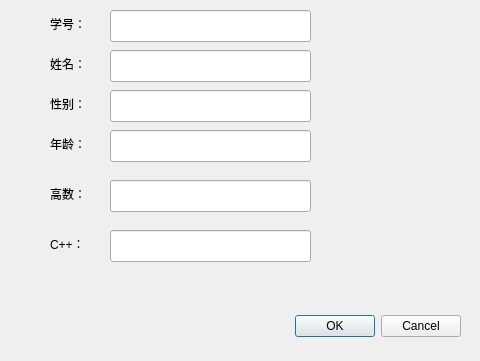
<?xml version="1.0" encoding="UTF-8"?>
<ui version="4.0">
 <class>addstu</class>
 <widget class="QDialog" name="addstu">
  <property name="geometry">
   <rect>
    <x>0</x>
    <y>0</y>
    <width>480</width>
    <height>361</height>
   </rect>
  </property>
  <property name="windowTitle">
   <string>增加学生数据</string>
  </property>
  <widget class="QDialogButtonBox" name="buttonBox">
   <property name="geometry">
    <rect>
     <x>120</x>
     <y>310</y>
     <width>341</width>
     <height>32</height>
    </rect>
   </property>
   <property name="orientation">
    <enum>Qt::Horizontal</enum>
   </property>
   <property name="standardButtons">
    <set>QDialogButtonBox::Cancel|QDialogButtonBox::Ok</set>
   </property>
  </widget>
  <widget class="QLabel" name="label">
   <property name="geometry">
    <rect>
     <x>50</x>
     <y>15</y>
     <width>58</width>
     <height>18</height>
    </rect>
   </property>
   <property name="text">
    <string>学号：</string>
   </property>
  </widget>
  <widget class="QLineEdit" name="add_stu_num">
   <property name="geometry">
    <rect>
     <x>110</x>
     <y>10</y>
     <width>201</width>
     <height>32</height>
    </rect>
   </property>
  </widget>
  <widget class="QLineEdit" name="add_stu_name">
   <property name="geometry">
    <rect>
     <x>110</x>
     <y>50</y>
     <width>201</width>
     <height>32</height>
    </rect>
   </property>
  </widget>
  <widget class="QLineEdit" name="add_stu_gender">
   <property name="geometry">
    <rect>
     <x>110</x>
     <y>90</y>
     <width>201</width>
     <height>32</height>
    </rect>
   </property>
  </widget>
  <widget class="QLabel" name="label_2">
   <property name="geometry">
    <rect>
     <x>50</x>
     <y>55</y>
     <width>58</width>
     <height>18</height>
    </rect>
   </property>
   <property name="text">
    <string>姓名：</string>
   </property>
  </widget>
  <widget class="QLabel" name="label_3">
   <property name="geometry">
    <rect>
     <x>50</x>
     <y>95</y>
     <width>58</width>
     <height>18</height>
    </rect>
   </property>
   <property name="text">
    <string>性别：</string>
   </property>
  </widget>
  <widget class="QLineEdit" name="add_stu_age">
   <property name="geometry">
    <rect>
     <x>110</x>
     <y>130</y>
     <width>201</width>
     <height>32</height>
    </rect>
   </property>
  </widget>
  <widget class="QLabel" name="label_4">
   <property name="geometry">
    <rect>
     <x>50</x>
     <y>135</y>
     <width>58</width>
     <height>18</height>
    </rect>
   </property>
   <property name="text">
    <string>年龄：</string>
   </property>
  </widget>
  <widget class="QLineEdit" name="add_stu_math">
   <property name="geometry">
    <rect>
     <x>110</x>
     <y>180</y>
     <width>201</width>
     <height>32</height>
    </rect>
   </property>
  </widget>
  <widget class="QLabel" name="label_5">
   <property name="geometry">
    <rect>
     <x>50</x>
     <y>185</y>
     <width>58</width>
     <height>18</height>
    </rect>
   </property>
   <property name="text">
    <string>高数：</string>
   </property>
  </widget>
  <widget class="QLineEdit" name="add_stu_cpp">
   <property name="geometry">
    <rect>
     <x>110</x>
     <y>230</y>
     <width>201</width>
     <height>32</height>
    </rect>
   </property>
  </widget>
  <widget class="QLabel" name="label_6">
   <property name="geometry">
    <rect>
     <x>50</x>
     <y>235</y>
     <width>58</width>
     <height>18</height>
    </rect>
   </property>
   <property name="text">
    <string>C++：</string>
   </property>
  </widget>
 </widget>
 <resources/>
 <connections>
  <connection>
   <sender>buttonBox</sender>
   <signal>accepted()</signal>
   <receiver>addstu</receiver>
   <slot>accept()</slot>
   <hints>
    <hint type="sourcelabel">
     <x>248</x>
     <y>254</y>
    </hint>
    <hint type="destinationlabel">
     <x>157</x>
     <y>274</y>
    </hint>
   </hints>
  </connection>
  <connection>
   <sender>buttonBox</sender>
   <signal>rejected()</signal>
   <receiver>addstu</receiver>
   <slot>reject()</slot>
   <hints>
    <hint type="sourcelabel">
     <x>316</x>
     <y>260</y>
    </hint>
    <hint type="destinationlabel">
     <x>286</x>
     <y>274</y>
    </hint>
   </hints>
  </connection>
 </connections>
</ui>
